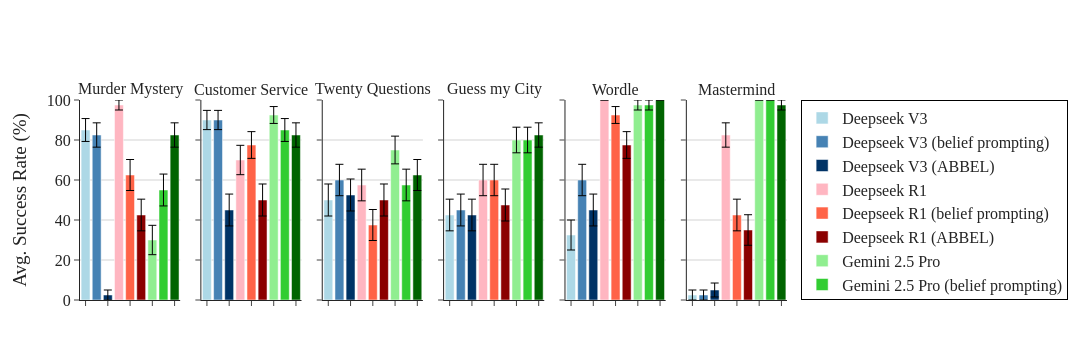

The code cell stored with this chart in its notebook:
### Code cell
fig = plot_win_rates(summary_df)
fig.show()

### Figure 1 — Plotly figure (JSON) as saved in the notebook; plotly's stock layout.template omitted (floating-point values rounded to 4 significant figures)
{"data": [{"error_y": {"array": [5.718], "color": "black", "thickness": 1, "type": "data", "visible": true, "width": 4}, "hovertemplate": "Env: Murder Mystery<br>Word Limit: None<br>Model: Deepseek V3<br>Success Rate: {y:.2f}%<br>SEM: 5.72%<br>N: 40", "marker": {"color": "#ADD8E6"}, "name": "Deepseek V3", "showlegend": true, "type": "bar", "width": 0.8, "x": ["Deepseek V3"], "xaxis": "x", "y": [85.0], "yaxis": "y"}, {"error_y": {"array": [6.084], "color": "black", "thickness": 1, "type": "data", "visible": true, "width": 4}, "hovertemplate": "Env: Murder Mystery<br>Word Limit: None<br>Model: Deepseek V3 (belief prompting)<br>Success Rate: {y:.2f}%<br>SEM: 6.08%<br>N: 40", "marker": {"color": "#4682B4"}, "name": "Deepseek V3 (belief prompting)", "showlegend": true, "type": "bar", "width": 0.8, "x": ["Deepseek V3 (belief prompting)"], "xaxis": "x", "y": [82.5], "yaxis": "y"}, {"error_y": {"array": [2.5], "color": "black", "thickness": 1, "type": "data", "visible": true, "width": 4}, "hovertemplate": "Env: Murder Mystery<br>Word Limit: None<br>Model: Deepseek V3 (ABBEL)<br>Success Rate: {y:.2f}%<br>SEM: 2.50%<br>N: 40", "marker": {"color": "#003366"}, "name": "Deepseek V3 (ABBEL)", "showlegend": true, "type": "bar", "width": 0.8, "x": ["Deepseek V3 (ABBEL)"], "xaxis": "x", "y": [2.5], "yaxis": "y"}, {"error_y": {"array": [2.5], "color": "black", "thickness": 1, "type": "data", "visible": true, "width": 4}, "hovertemplate": "Env: Murder Mystery<br>Word Limit: None<br>Model: Deepseek R1<br>Success Rate: {y:.2f}%<br>SEM: 2.50%<br>N: 40", "marker": {"color": "#FFB6C1"}, "name": "Deepseek R1", "showlegend": true, "type": "bar", "width": 0.8, "x": ["Deepseek R1"], "xaxis": "x", "y": [97.5], "yaxis": "y"}, {"error_y": {"array": [7.752], "color": "black", "thickness": 1, "type": "data", "visible": true, "width": 4}, "hovertemplate": "Env: Murder Mystery<br>Word Limit: None<br>Model: Deepseek R1 (belief prompting)<br>Success Rate: {y:.2f}%<br>SEM: 7.75%<br>N: 40", "marker": {"color": "#FF6347"}, "name": "Deepseek R1 (belief prompting)", "showlegend": true, "type": "bar", "width": 0.8, "x": ["Deepseek R1 (belief prompting)"], "xaxis": "x", "y": [62.5], "yaxis": "y"}, {"error_y": {"array": [7.916], "color": "black", "thickness": 1, "type": "data", "visible": true, "width": 4}, "hovertemplate": "Env: Murder Mystery<br>Word Limit: None<br>Model: Deepseek R1 (ABBEL)<br>Success Rate: {y:.2f}%<br>SEM: 7.92%<br>N: 40", "marker": {"color": "#8B0000"}, "name": "Deepseek R1 (ABBEL)", "showlegend": true, "type": "bar", "width": 0.8, "x": ["Deepseek R1 (ABBEL)"], "xaxis": "x", "y": [42.5], "yaxis": "y"}, {"error_y": {"array": [7.338], "color": "black", "thickness": 1, "type": "data", "visible": true, "width": 4}, "hovertemplate": "Env: Murder Mystery<br>Word Limit: None<br>Model: Gemini 2.5 Pro<br>Success Rate: {y:.2f}%<br>SEM: 7.34%<br>N: 40", "marker": {"color": "#90EE90"}, "name": "Gemini 2.5 Pro", "showlegend": true, "type": "bar", "width": 0.8, "x": ["Gemini 2.5 Pro"], "xaxis": "x", "y": [30.0], "yaxis": "y"}, {"error_y": {"array": [7.966], "color": "black", "thickness": 1, "type": "data", "visible": true, "width": 4}, "hovertemplate": "Env: Murder Mystery<br>Word Limit: None<br>Model: Gemini 2.5 Pro (belief prompting)<br>Success Rate: {y:.2f}%<br>SEM: 7.97%<br>N: 40", "marker": {"color": "#32CD32"}, "name": "Gemini 2.5 Pro (belief prompting)", "showlegend": true, "type": "bar", "width": 0.8, "x": ["Gemini 2.5 Pro (belief prompting)"], "xaxis": "x", "y": [55.0], "yaxis": "y"}, {"error_y": {"array": [6.084], "color": "black", "thickness": 1, "type": "data", "visible": true, "width": 4}, "hovertemplate": "Env: Murder Mystery<br>Word Limit: None<br>Model: Gemini 2.5 Pro (ABBEL)<br>Success Rate: {y:.2f}%<br>SEM: 6.08%<br>N: 40", "marker": {"color": "#006400"}, "name": "Gemini 2.5 Pro (ABBEL)", "showlegend": true, "type": "bar", "width": 0.8, "x": ["Gemini 2.5 Pro (ABBEL)"], "xaxis": "x", "y": [82.5], "yaxis": "y"}, {"error_y": {"array": [4.804], "color": "black", "thickness": 1, "type": "data", "visible": true, "width": 4}, "hovertemplate": "Env: Customer Service<br>Word Limit: None<br>Model: Deepseek V3<br>Success Rate: {y:.2f}%<br>SEM: 4.80%<br>N: 40", "marker": {"color": "#ADD8E6"}, "name": "Deepseek V3", "showlegend": false, "type": "bar", "width": 0.8, "x": ["Deepseek V3"], "xaxis": "x2", "y": [90.0], "yaxis": "y2"}, {"error_y": {"array": [4.804], "color": "black", "thickness": 1, "type": "data", "visible": true, "width": 4}, "hovertemplate": "Env: Customer Service<br>Word Limit: None<br>Model: Deepseek V3 (belief prompting)<br>Success Rate: {y:.2f}%<br>SEM: 4.80%<br>N: 40", "marker": {"color": "#4682B4"}, "name": "Deepseek V3 (belief prompting)", "showlegend": false, "type": "bar", "width": 0.8, "x": ["Deepseek V3 (belief prompting)"], "xaxis": "x2", "y": [90.0], "yaxis": "y2"}, {"error_y": {"array": [7.966], "color": "black", "thickness": 1, "type": "data", "visible": true, "width": 4}, "hovertemplate": "Env: Customer Service<br>Word Limit: None<br>Model: Deepseek V3 (ABBEL)<br>Success Rate: {y:.2f}%<br>SEM: 7.97%<br>N: 40", "marker": {"color": "#003366"}, "name": "Deepseek V3 (ABBEL)", "showlegend": false, "type": "bar", "width": 0.8, "x": ["Deepseek V3 (ABBEL)"], "xaxis": "x2", "y": [45.0], "yaxis": "y2"}, {"error_y": {"array": [7.338], "color": "black", "thickness": 1, "type": "data", "visible": true, "width": 4}, "hovertemplate": "Env: Customer Service<br>Word Limit: None<br>Model: Deepseek R1<br>Success Rate: {y:.2f}%<br>SEM: 7.34%<br>N: 40", "marker": {"color": "#FFB6C1"}, "name": "Deepseek R1", "showlegend": false, "type": "bar", "width": 0.8, "x": ["Deepseek R1"], "xaxis": "x2", "y": [70.0], "yaxis": "y2"}, {"error_y": {"array": [6.687], "color": "black", "thickness": 1, "type": "data", "visible": true, "width": 4}, "hovertemplate": "Env: Customer Service<br>Word Limit: None<br>Model: Deepseek R1 (belief prompting)<br>Success Rate: {y:.2f}%<br>SEM: 6.69%<br>N: 40", "marker": {"color": "#FF6347"}, "name": "Deepseek R1 (belief prompting)", "showlegend": false, "type": "bar", "width": 0.8, "x": ["Deepseek R1 (belief prompting)"], "xaxis": "x2", "y": [77.5], "yaxis": "y2"}, {"error_y": {"array": [8.006], "color": "black", "thickness": 1, "type": "data", "visible": true, "width": 4}, "hovertemplate": "Env: Customer Service<br>Word Limit: None<br>Model: Deepseek R1 (ABBEL)<br>Success Rate: {y:.2f}%<br>SEM: 8.01%<br>N: 40", "marker": {"color": "#8B0000"}, "name": "Deepseek R1 (ABBEL)", "showlegend": false, "type": "bar", "width": 0.8, "x": ["Deepseek R1 (ABBEL)"], "xaxis": "x2", "y": [50.0], "yaxis": "y2"}, {"error_y": {"array": [4.218], "color": "black", "thickness": 1, "type": "data", "visible": true, "width": 4}, "hovertemplate": "Env: Customer Service<br>Word Limit: None<br>Model: Gemini 2.5 Pro<br>Success Rate: {y:.2f}%<br>SEM: 4.22%<br>N: 40", "marker": {"color": "#90EE90"}, "name": "Gemini 2.5 Pro", "showlegend": false, "type": "bar", "width": 0.8, "x": ["Gemini 2.5 Pro"], "xaxis": "x2", "y": [92.5], "yaxis": "y2"}, {"error_y": {"array": [5.718], "color": "black", "thickness": 1, "type": "data", "visible": true, "width": 4}, "hovertemplate": "Env: Customer Service<br>Word Limit: None<br>Model: Gemini 2.5 Pro (belief prompting)<br>Success Rate: {y:.2f}%<br>SEM: 5.72%<br>N: 40", "marker": {"color": "#32CD32"}, "name": "Gemini 2.5 Pro (belief prompting)", "showlegend": false, "type": "bar", "width": 0.8, "x": ["Gemini 2.5 Pro (belief prompting)"], "xaxis": "x2", "y": [85.0], "yaxis": "y2"}, {"error_y": {"array": [6.084], "color": "black", "thickness": 1, "type": "data", "visible": true, "width": 4}, "hovertemplate": "Env: Customer Service<br>Word Limit: None<br>Model: Gemini 2.5 Pro (ABBEL)<br>Success Rate: {y:.2f}%<br>SEM: 6.08%<br>N: 40", "marker": {"color": "#006400"}, "name": "Gemini 2.5 Pro (ABBEL)", "showlegend": false, "type": "bar", "width": 0.8, "x": ["Gemini 2.5 Pro (ABBEL)"], "xaxis": "x2", "y": [82.5], "yaxis": "y2"}, {"error_y": {"array": [8.006], "color": "black", "thickness": 1, "type": "data", "visible": true, "width": 4}, "hovertemplate": "Env: Twenty Questions<br>Word Limit: None<br>Model: Deepseek V3<br>Success Rate: {y:.2f}%<br>SEM: 8.01%<br>N: 40", "marker": {"color": "#ADD8E6"}, "name": "Deepseek V3", "showlegend": false, "type": "bar", "width": 0.8, "x": ["Deepseek V3"], "xaxis": "x3", "y": [50.0], "yaxis": "y3"}, {"error_y": {"array": [7.845], "color": "black", "thickness": 1, "type": "data", "visible": true, "width": 4}, "hovertemplate": "Env: Twenty Questions<br>Word Limit: None<br>Model: Deepseek V3 (belief prompting)<br>Success Rate: {y:.2f}%<br>SEM: 7.84%<br>N: 40", "marker": {"color": "#4682B4"}, "name": "Deepseek V3 (belief prompting)", "showlegend": false, "type": "bar", "width": 0.8, "x": ["Deepseek V3 (belief prompting)"], "xaxis": "x3", "y": [60.0], "yaxis": "y3"}, {"error_y": {"array": [7.996], "color": "black", "thickness": 1, "type": "data", "visible": true, "width": 4}, "hovertemplate": "Env: Twenty Questions<br>Word Limit: None<br>Model: Deepseek V3 (ABBEL)<br>Success Rate: {y:.2f}%<br>SEM: 8.00%<br>N: 40", "marker": {"color": "#003366"}, "name": "Deepseek V3 (ABBEL)", "showlegend": false, "type": "bar", "width": 0.8, "x": ["Deepseek V3 (ABBEL)"], "xaxis": "x3", "y": [52.5], "yaxis": "y3"}, {"error_y": {"array": [7.916], "color": "black", "thickness": 1, "type": "data", "visible": true, "width": 4}, "hovertemplate": "Env: Twenty Questions<br>Word Limit: None<br>Model: Deepseek R1<br>Success Rate: {y:.2f}%<br>SEM: 7.92%<br>N: 40", "marker": {"color": "#FFB6C1"}, "name": "Deepseek R1", "showlegend": false, "type": "bar", "width": 0.8, "x": ["Deepseek R1"], "xaxis": "x3", "y": [57.5], "yaxis": "y3"}, {"error_y": {"array": [7.752], "color": "black", "thickness": 1, "type": "data", "visible": true, "width": 4}, "hovertemplate": "Env: Twenty Questions<br>Word Limit: None<br>Model: Deepseek R1 (belief prompting)<br>Success Rate: {y:.2f}%<br>SEM: 7.75%<br>N: 40", "marker": {"color": "#FF6347"}, "name": "Deepseek R1 (belief prompting)", "showlegend": false, "type": "bar", "width": 0.8, "x": ["Deepseek R1 (belief prompting)"], "xaxis": "x3", "y": [37.5], "yaxis": "y3"}, {"error_y": {"array": [8.006], "color": "black", "thickness": 1, "type": "data", "visible": true, "width": 4}, "hovertemplate": "Env: Twenty Questions<br>Word Limit: None<br>Model: Deepseek R1 (ABBEL)<br>Success Rate: {y:.2f}%<br>SEM: 8.01%<br>N: 40", "marker": {"color": "#8B0000"}, "name": "Deepseek R1 (ABBEL)", "showlegend": false, "type": "bar", "width": 0.8, "x": ["Deepseek R1 (ABBEL)"], "xaxis": "x3", "y": [50.0], "yaxis": "y3"}, {"error_y": {"array": [6.934], "color": "black", "thickness": 1, "type": "data", "visible": true, "width": 4}, "hovertemplate": "Env: Twenty Questions<br>Word Limit: None<br>Model: Gemini 2.5 Pro<br>Success Rate: {y:.2f}%<br>SEM: 6.93%<br>N: 40", "marker": {"color": "#90EE90"}, "name": "Gemini 2.5 Pro", "showlegend": false, "type": "bar", "width": 0.8, "x": ["Gemini 2.5 Pro"], "xaxis": "x3", "y": [75.0], "yaxis": "y3"}, {"error_y": {"array": [7.916], "color": "black", "thickness": 1, "type": "data", "visible": true, "width": 4}, "hovertemplate": "Env: Twenty Questions<br>Word Limit: None<br>Model: Gemini 2.5 Pro (belief prompting)<br>Success Rate: {y:.2f}%<br>SEM: 7.92%<br>N: 40", "marker": {"color": "#32CD32"}, "name": "Gemini 2.5 Pro (belief prompting)", "showlegend": false, "type": "bar", "width": 0.8, "x": ["Gemini 2.5 Pro (belief prompting)"], "xaxis": "x3", "y": [57.5], "yaxis": "y3"}, {"error_y": {"array": [7.752], "color": "black", "thickness": 1, "type": "data", "visible": true, "width": 4}, "hovertemplate": "Env: Twenty Questions<br>Word Limit: None<br>Model: Gemini 2.5 Pro (ABBEL)<br>Success Rate: {y:.2f}%<br>SEM: 7.75%<br>N: 40", "marker": {"color": "#006400"}, "name": "Gemini 2.5 Pro (ABBEL)", "showlegend": false, "type": "bar", "width": 0.8, "x": ["Gemini 2.5 Pro (ABBEL)"], "xaxis": "x3", "y": [62.5], "yaxis": "y3"}, {"error_y": {"array": [7.916], "color": "black", "thickness": 1, "type": "data", "visible": true, "width": 4}, "hovertemplate": "Env: Guess my City<br>Word Limit: None<br>Model: Deepseek V3<br>Success Rate: {y:.2f}%<br>SEM: 7.92%<br>N: 40", "marker": {"color": "#ADD8E6"}, "name": "Deepseek V3", "showlegend": false, "type": "bar", "width": 0.8, "x": ["Deepseek V3"], "xaxis": "x4", "y": [42.5], "yaxis": "y4"}, {"error_y": {"array": [7.966], "color": "black", "thickness": 1, "type": "data", "visible": true, "width": 4}, "hovertemplate": "Env: Guess my City<br>Word Limit: None<br>Model: Deepseek V3 (belief prompting)<br>Success Rate: {y:.2f}%<br>SEM: 7.97%<br>N: 40", "marker": {"color": "#4682B4"}, "name": "Deepseek V3 (belief prompting)", "showlegend": false, "type": "bar", "width": 0.8, "x": ["Deepseek V3 (belief prompting)"], "xaxis": "x4", "y": [45.0], "yaxis": "y4"}, {"error_y": {"array": [7.916], "color": "black", "thickness": 1, "type": "data", "visible": true, "width": 4}, "hovertemplate": "Env: Guess my City<br>Word Limit: None<br>Model: Deepseek V3 (ABBEL)<br>Success Rate: {y:.2f}%<br>SEM: 7.92%<br>N: 40", "marker": {"color": "#003366"}, "name": "Deepseek V3 (ABBEL)", "showlegend": false, "type": "bar", "width": 0.8, "x": ["Deepseek V3 (ABBEL)"], "xaxis": "x4", "y": [42.5], "yaxis": "y4"}, {"error_y": {"array": [7.845], "color": "black", "thickness": 1, "type": "data", "visible": true, "width": 4}, "hovertemplate": "Env: Guess my City<br>Word Limit: None<br>Model: Deepseek R1<br>Success Rate: {y:.2f}%<br>SEM: 7.84%<br>N: 40", "marker": {"color": "#FFB6C1"}, "name": "Deepseek R1", "showlegend": false, "type": "bar", "width": 0.8, "x": ["Deepseek R1"], "xaxis": "x4", "y": [60.0], "yaxis": "y4"}, {"error_y": {"array": [7.845], "color": "black", "thickness": 1, "type": "data", "visible": true, "width": 4}, "hovertemplate": "Env: Guess my City<br>Word Limit: None<br>Model: Deepseek R1 (belief prompting)<br>Success Rate: {y:.2f}%<br>SEM: 7.84%<br>N: 40", "marker": {"color": "#FF6347"}, "name": "Deepseek R1 (belief prompting)", "showlegend": false, "type": "bar", "width": 0.8, "x": ["Deepseek R1 (belief prompting)"], "xaxis": "x4", "y": [60.0], "yaxis": "y4"}, {"error_y": {"array": [7.996], "color": "black", "thickness": 1, "type": "data", "visible": true, "width": 4}, "hovertemplate": "Env: Guess my City<br>Word Limit: None<br>Model: Deepseek R1 (ABBEL)<br>Success Rate: {y:.2f}%<br>SEM: 8.00%<br>N: 40", "marker": {"color": "#8B0000"}, "name": "Deepseek R1 (ABBEL)", "showlegend": false, "type": "bar", "width": 0.8, "x": ["Deepseek R1 (ABBEL)"], "xaxis": "x4", "y": [47.5], "yaxis": "y4"}, {"error_y": {"array": [6.405], "color": "black", "thickness": 1, "type": "data", "visible": true, "width": 4}, "hovertemplate": "Env: Guess my City<br>Word Limit: None<br>Model: Gemini 2.5 Pro<br>Success Rate: {y:.2f}%<br>SEM: 6.41%<br>N: 40", "marker": {"color": "#90EE90"}, "name": "Gemini 2.5 Pro", "showlegend": false, "type": "bar", "width": 0.8, "x": ["Gemini 2.5 Pro"], "xaxis": "x4", "y": [80.0], "yaxis": "y4"}, {"error_y": {"array": [6.405], "color": "black", "thickness": 1, "type": "data", "visible": true, "width": 4}, "hovertemplate": "Env: Guess my City<br>Word Limit: None<br>Model: Gemini 2.5 Pro (belief prompting)<br>Success Rate: {y:.2f}%<br>SEM: 6.41%<br>N: 40", "marker": {"color": "#32CD32"}, "name": "Gemini 2.5 Pro (belief prompting)", "showlegend": false, "type": "bar", "width": 0.8, "x": ["Gemini 2.5 Pro (belief prompting)"], "xaxis": "x4", "y": [80.0], "yaxis": "y4"}, {"error_y": {"array": [6.084], "color": "black", "thickness": 1, "type": "data", "visible": true, "width": 4}, "hovertemplate": "Env: Guess my City<br>Word Limit: None<br>Model: Gemini 2.5 Pro (ABBEL)<br>Success Rate: {y:.2f}%<br>SEM: 6.08%<br>N: 40", "marker": {"color": "#006400"}, "name": "Gemini 2.5 Pro (ABBEL)", "showlegend": false, "type": "bar", "width": 0.8, "x": ["Gemini 2.5 Pro (ABBEL)"], "xaxis": "x4", "y": [82.5], "yaxis": "y4"}, {"error_y": {"array": [7.5], "color": "black", "thickness": 1, "type": "data", "visible": true, "width": 4}, "hovertemplate": "Env: Wordle<br>Word Limit: None<br>Model: Deepseek V3<br>Success Rate: {y:.2f}%<br>SEM: 7.50%<br>N: 40", "marker": {"color": "#ADD8E6"}, "name": "Deepseek V3", "showlegend": false, "type": "bar", "width": 0.8, "x": ["Deepseek V3"], "xaxis": "x5", "y": [32.5], "yaxis": "y5"}, {"error_y": {"array": [7.845], "color": "black", "thickness": 1, "type": "data", "visible": true, "width": 4}, "hovertemplate": "Env: Wordle<br>Word Limit: None<br>Model: Deepseek V3 (belief prompting)<br>Success Rate: {y:.2f}%<br>SEM: 7.84%<br>N: 40", "marker": {"color": "#4682B4"}, "name": "Deepseek V3 (belief prompting)", "showlegend": false, "type": "bar", "width": 0.8, "x": ["Deepseek V3 (belief prompting)"], "xaxis": "x5", "y": [60.0], "yaxis": "y5"}, {"error_y": {"array": [7.966], "color": "black", "thickness": 1, "type": "data", "visible": true, "width": 4}, "hovertemplate": "Env: Wordle<br>Word Limit: None<br>Model: Deepseek V3 (ABBEL)<br>Success Rate: {y:.2f}%<br>SEM: 7.97%<br>N: 40", "marker": {"color": "#003366"}, "name": "Deepseek V3 (ABBEL)", "showlegend": false, "type": "bar", "width": 0.8, "x": ["Deepseek V3 (ABBEL)"], "xaxis": "x5", "y": [45.0], "yaxis": "y5"}, {"error_y": {"array": [0.0], "color": "black", "thickness": 1, "type": "data", "visible": true, "width": 4}, "hovertemplate": "Env: Wordle<br>Word Limit: None<br>Model: Deepseek R1<br>Success Rate: {y:.2f}%<br>SEM: 0.00%<br>N: 40", "marker": {"color": "#FFB6C1"}, "name": "Deepseek R1", "showlegend": false, "type": "bar", "width": 0.8, "x": ["Deepseek R1"], "xaxis": "x5", "y": [100.0], "yaxis": "y5"}, {"error_y": {"array": [4.218], "color": "black", "thickness": 1, "type": "data", "visible": true, "width": 4}, "hovertemplate": "Env: Wordle<br>Word Limit: None<br>Model: Deepseek R1 (belief prompting)<br>Success Rate: {y:.2f}%<br>SEM: 4.22%<br>N: 40", "marker": {"color": "#FF6347"}, "name": "Deepseek R1 (belief prompting)", "showlegend": false, "type": "bar", "width": 0.8, "x": ["Deepseek R1 (belief prompting)"], "xaxis": "x5", "y": [92.5], "yaxis": "y5"}, {"error_y": {"array": [6.687], "color": "black", "thickness": 1, "type": "data", "visible": true, "width": 4}, "hovertemplate": "Env: Wordle<br>Word Limit: None<br>Model: Deepseek R1 (ABBEL)<br>Success Rate: {y:.2f}%<br>SEM: 6.69%<br>N: 40", "marker": {"color": "#8B0000"}, "name": "Deepseek R1 (ABBEL)", "showlegend": false, "type": "bar", "width": 0.8, "x": ["Deepseek R1 (ABBEL)"], "xaxis": "x5", "y": [77.5], "yaxis": "y5"}, {"error_y": {"array": [2.5], "color": "black", "thickness": 1, "type": "data", "visible": true, "width": 4}, "hovertemplate": "Env: Wordle<br>Word Limit: None<br>Model: Gemini 2.5 Pro<br>Success Rate: {y:.2f}%<br>SEM: 2.50%<br>N: 40", "marker": {"color": "#90EE90"}, "name": "Gemini 2.5 Pro", "showlegend": false, "type": "bar", "width": 0.8, "x": ["Gemini 2.5 Pro"], "xaxis": "x5", "y": [97.5], "yaxis": "y5"}, {"error_y": {"array": [2.5], "color": "black", "thickness": 1, "type": "data", "visible": true, "width": 4}, "hovertemplate": "Env: Wordle<br>Word Limit: None<br>Model: Gemini 2.5 Pro (belief prompting)<br>Success Rate: {y:.2f}%<br>SEM: 2.50%<br>N: 40", "marker": {"color": "#32CD32"}, "name": "Gemini 2.5 Pro (belief prompting)", "showlegend": false, "type": "bar", "width": 0.8, "x": ["Gemini 2.5 Pro (belief prompting)"], "xaxis": "x5", "y": [97.5], "yaxis": "y5"}, {"error_y": {"array": [0.0], "color": "black", "thickness": 1, "type": "data", "visible": true, "width": 4}, "hovertemplate": "Env: Wordle<br>Word Limit: None<br>Model: Gemini 2.5 Pro (ABBEL)<br>Success Rate: {y:.2f}%<br>SEM: 0.00%<br>N: 40", "marker": {"color": "#006400"}, "name": "Gemini 2.5 Pro (ABBEL)", "showlegend": false, "type": "bar", "width": 0.8, "x": ["Gemini 2.5 Pro (ABBEL)"], "xaxis": "x5", "y": [100.0], "yaxis": "y5"}, {"error_y": {"array": [2.5], "color": "black", "thickness": 1, "type": "data", "visible": true, "width": 4}, "hovertemplate": "Env: Mastermind<br>Word Limit: None<br>Model: Deepseek V3<br>Success Rate: {y:.2f}%<br>SEM: 2.50%<br>N: 40", "marker": {"color": "#ADD8E6"}, "name": "Deepseek V3", "showlegend": false, "type": "bar", "width": 0.8, "x": ["Deepseek V3"], "xaxis": "x6", "y": [2.5], "yaxis": "y6"}, {"error_y": {"array": [2.5], "color": "black", "thickness": 1, "type": "data", "visible": true, "width": 4}, "hovertemplate": "Env: Mastermind<br>Word Limit: None<br>Model: Deepseek V3 (belief prompting)<br>Success Rate: {y:.2f}%<br>SEM: 2.50%<br>N: 40", "marker": {"color": "#4682B4"}, "name": "Deepseek V3 (belief prompting)", "showlegend": false, "type": "bar", "width": 0.8, "x": ["Deepseek V3 (belief prompting)"], "xaxis": "x6", "y": [2.5], "yaxis": "y6"}, {"error_y": {"array": [3.49], "color": "black", "thickness": 1, "type": "data", "visible": true, "width": 4}, "hovertemplate": "Env: Mastermind<br>Word Limit: None<br>Model: Deepseek V3 (ABBEL)<br>Success Rate: {y:.2f}%<br>SEM: 3.49%<br>N: 40", "marker": {"color": "#003366"}, "name": "Deepseek V3 (ABBEL)", "showlegend": false, "type": "bar", "width": 0.8, "x": ["Deepseek V3 (ABBEL)"], "xaxis": "x6", "y": [5.0], "yaxis": "y6"}, {"error_y": {"array": [6.084], "color": "black", "thickness": 1, "type": "data", "visible": true, "width": 4}, "hovertemplate": "Env: Mastermind<br>Word Limit: None<br>Model: Deepseek R1<br>Success Rate: {y:.2f}%<br>SEM: 6.08%<br>N: 40", "marker": {"color": "#FFB6C1"}, "name": "Deepseek R1", "showlegend": false, "type": "bar", "width": 0.8, "x": ["Deepseek R1"], "xaxis": "x6", "y": [82.5], "yaxis": "y6"}, {"error_y": {"array": [7.916], "color": "black", "thickness": 1, "type": "data", "visible": true, "width": 4}, "hovertemplate": "Env: Mastermind<br>Word Limit: None<br>Model: Deepseek R1 (belief prompting)<br>Success Rate: {y:.2f}%<br>SEM: 7.92%<br>N: 40", "marker": {"color": "#FF6347"}, "name": "Deepseek R1 (belief prompting)", "showlegend": false, "type": "bar", "width": 0.8, "x": ["Deepseek R1 (belief prompting)"], "xaxis": "x6", "y": [42.5], "yaxis": "y6"}, {"error_y": {"array": [7.638], "color": "black", "thickness": 1, "type": "data", "visible": true, "width": 4}, "hovertemplate": "Env: Mastermind<br>Word Limit: None<br>Model: Deepseek R1 (ABBEL)<br>Success Rate: {y:.2f}%<br>SEM: 7.64%<br>N: 40", "marker": {"color": "#8B0000"}, "name": "Deepseek R1 (ABBEL)", "showlegend": false, "type": "bar", "width": 0.8, "x": ["Deepseek R1 (ABBEL)"], "xaxis": "x6", "y": [35.0], "yaxis": "y6"}, {"error_y": {"array": [0.0], "color": "black", "thickness": 1, "type": "data", "visible": true, "width": 4}, "hovertemplate": "Env: Mastermind<br>Word Limit: None<br>Model: Gemini 2.5 Pro<br>Success Rate: {y:.2f}%<br>SEM: 0.00%<br>N: 40", "marker": {"color": "#90EE90"}, "name": "Gemini 2.5 Pro", "showlegend": false, "type": "bar", "width": 0.8, "x": ["Gemini 2.5 Pro"], "xaxis": "x6", "y": [100.0], "yaxis": "y6"}, {"error_y": {"array": [0.0], "color": "black", "thickness": 1, "type": "data", "visible": true, "width": 4}, "hovertemplate": "Env: Mastermind<br>Word Limit: None<br>Model: Gemini 2.5 Pro (belief prompting)<br>Success Rate: {y:.2f}%<br>SEM: 0.00%<br>N: 40", "marker": {"color": "#32CD32"}, "name": "Gemini 2.5 Pro (belief prompting)", "showlegend": false, "type": "bar", "width": 0.8, "x": ["Gemini 2.5 Pro (belief prompting)"], "xaxis": "x6", "y": [100.0], "yaxis": "y6"}, {"error_y": {"array": [2.5], "color": "black", "thickness": 1, "type": "data", "visible": true, "width": 4}, "hovertemplate": "Env: Mastermind<br>Word Limit: None<br>Model: Gemini 2.5 Pro (ABBEL)<br>Success Rate: {y:.2f}%<br>SEM: 2.50%<br>N: 40", "marker": {"color": "#006400"}, "name": "Gemini 2.5 Pro (ABBEL)", "showlegend": false, "type": "bar", "width": 0.8, "x": ["Gemini 2.5 Pro (ABBEL)"], "xaxis": "x6", "y": [97.5], "yaxis": "y6"}], "layout": {"annotations": [{"font": {"size": 16}, "showarrow": false, "text": "Murder Mystery", "x": 0.07083, "xanchor": "center", "xref": "paper", "y": 1, "yanchor": "bottom", "yref": "paper"}, {"font": {"size": 16}, "showarrow": false, "text": "Customer Service", "x": 0.2425, "xanchor": "center", "xref": "paper", "y": 1, "yanchor": "bottom", "yref": "paper"}, {"font": {"size": 16}, "showarrow": false, "text": "Twenty Questions", "x": 0.4142, "xanchor": "center", "xref": "paper", "y": 1, "yanchor": "bottom", "yref": "paper"}, {"font": {"size": 16}, "showarrow": false, "text": "Guess my City", "x": 0.5858, "xanchor": "center", "xref": "paper", "y": 1, "yanchor": "bottom", "yref": "paper"}, {"font": {"size": 16}, "showarrow": false, "text": "Wordle", "x": 0.7575, "xanchor": "center", "xref": "paper", "y": 1, "yanchor": "bottom", "yref": "paper"}, {"font": {"size": 16}, "showarrow": false, "text": "Mastermind", "x": 0.9292, "xanchor": "center", "xref": "paper", "y": 1, "yanchor": "bottom", "yref": "paper"}], "barmode": "group", "font": {"family": "Computer Modern, serif", "size": 16}, "height": 350, "legend": {"bgcolor": "rgba(255,255,255,0.9)", "bordercolor": "black", "borderwidth": 1, "orientation": "v", "x": 1.02, "xanchor": "left", "y": 0.5, "yanchor": "middle"}, "margin": {"b": 50, "l": 80, "r": 80, "t": 100}, "plot_bgcolor": "white", "showlegend": true, "width": 1080, "xaxis": {"anchor": "y", "domain": [0, 0.1417], "showticklabels": false}, "xaxis2": {"anchor": "y2", "domain": [0.1717, 0.3133], "showticklabels": false}, "xaxis3": {"anchor": "y3", "domain": [0.3433, 0.485], "showticklabels": false}, "xaxis4": {"anchor": "y4", "domain": [0.515, 0.6567], "showticklabels": false}, "xaxis5": {"anchor": "y5", "domain": [0.6867, 0.8283], "showticklabels": false}, "xaxis6": {"anchor": "y6", "domain": [0.8583, 1], "showticklabels": false}, "yaxis": {"anchor": "x", "domain": [0, 1], "gridcolor": "lightgray", "range": [0, 100], "showgrid": true, "title": {"text": "Avg. Success Rate (%)"}}, "yaxis2": {"anchor": "x2", "domain": [0, 1], "gridcolor": "lightgray", "matches": "y", "range": [0, 100], "showgrid": true, "showticklabels": false}, "yaxis3": {"anchor": "x3", "domain": [0, 1], "gridcolor": "lightgray", "matches": "y", "range": [0, 100], "showgrid": true, "showticklabels": false}, "yaxis4": {"anchor": "x4", "domain": [0, 1], "gridcolor": "lightgray", "matches": "y", "range": [0, 100], "showgrid": true, "showticklabels": false}, "yaxis5": {"anchor": "x5", "domain": [0, 1], "gridcolor": "lightgray", "matches": "y", "range": [0, 100], "showgrid": true, "showticklabels": false}, "yaxis6": {"anchor": "x6", "domain": [0, 1], "gridcolor": "lightgray", "matches": "y", "range": [0, 100], "showgrid": true, "showticklabels": false}}}
